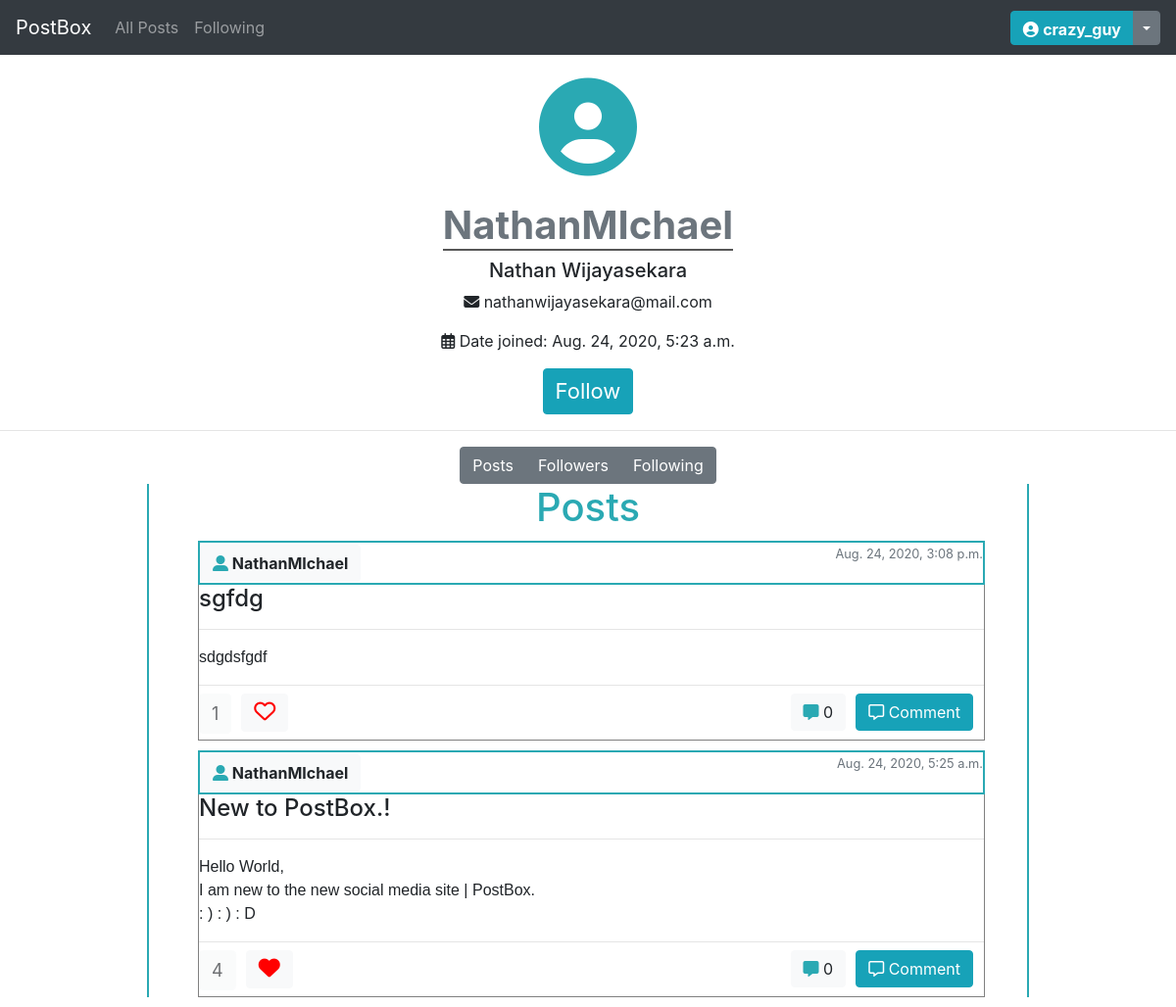
The page /user/NathanMIchael (signed in) on the database its author committed.
### network/models.py (models this page shows, shortened)
class User(AbstractUser):
    pass

class Post(models.Model):
    title = models.CharField(max_length=150)
    body = models.CharField(max_length=1000)
    user = models.ForeignKey(User, on_delete=models.CASCADE, related_name="post_user")
    time = models.DateTimeField(default=django.utils.timezone.now)
    class Meta:
        ordering = ['-time']

### network/views.py (the view)
# urls.py: path("user/<str:username>", views.user_profile, name="user_profile"),
def user_profile(request, username):
    if username == request.user.username:
        return HttpResponseRedirect(reverse('my_profile'))
    try:
        user = User.objects.get(username=username)
        try:
            follower = Follow.objects.get(following=user, follower=request.user)
        except Follow.DoesNotExist:
            follower = None
    except User.DoesNotExist:
        user = None
    user_likes = request.user.user_like.all()
    user_likes_posts = []
    for user_like in user_likes:
        user_likes_posts.append(user_like.post.id)
    return render(request, "network/user_profile.html", {
        "user_profile": user,
        "username": username,
        "follower": follower,
        "followings": user.followers.all(),
        "followers": user.following.all(),
        "user_likes": user_likes_posts
    })

### network/templates/network/user_profile.html (shortened to what this page needs)
{% extends "network/layout.html" %}
{% load static %}
{% block style %}
<link href="{% static 'network/profile.css' %}" rel="stylesheet">
{% endblock %}
{% block body %}
{% if user_profile == None %}
<h1>Oops on such user as "{{username}}"</h1>
{% else %}
<div id="user-icon"><i class='fas fa-user-circle'></i></div>
<h1 class="my_profile_title"><strong class="text-muted">{{user_profile.username}}</strong></h1>
<div class="user_info">
    <h5>{{user_profile.first_name}} {{user_profile.last_name}}</h5>
    <p><i class="fa fa-envelope"></i> {{user_profile.email}}</p>
    <p><i class="far fa-calendar-alt"></i> Date joined: {{user_profile.date_joined}}</p>
    {% if follower %}
    <button id="follow_button" data-user="{{user_profile}}" class="btn btn-info" style="font-size: 22px;">Unfollow</button>
    {% else %}
    <button id="follow_button" data-user="{{user_profile}}" class="btn btn-info" style="font-size: 22px;">Follow</button>
    {% endif %}
    <br>
    <hr>
    <div class="btn-group" role="group">
        <button type="button" class="toggle_button btn btn-secondary">Posts</button>
        <button type="button" class="toggle_button btn btn-secondary">Followers</button>
        <button type="button" class="toggle_button btn btn-secondary">Following</button>
    </div>
</div>
<div id="user_posts">
    <h1 style="color:#2aa9b3; text-align: center; margin-left: -50px;">Posts</h1>
    {% for post in user_profile.post_user.all %}
    <div id="{{post.id}}">
        <div class="user">
            <p><a class="btn btn-light" href="{% url 'user_profile' post.user %}"><i style="color: #2aa9b3"
                        class='fas fa-user-alt'></i> {{post.user}}</a></p>
            <small class="text-muted">
                <p>{{post.time}}</p>
            </small>
        </div>
        <div class="post_content">
            <div>
                <h4>{{post.title}}</h4>
                <hr>
                <pre rows="5" class="post">{{post.body}}</pre>
            </div>
            <hr>
            <div class="media_response">
                <button class="like_count btn btn-light" data-id="{{post.id}}"
                    disabled>{{post.post_like.count}}</button>
                {% if user.is_authenticated %}
                {% if post.id in user_likes %}
                <button data-id="{{post.id}}" class="like_button btn btn-light"><i style="color: red; font-size: 22px;"
                        class="fas fa-heart"></i></button>
                {% else %}
                <button data-id="{{post.id}}" class="like_button btn btn-light"><i style="color: red; font-size: 22px;"
                        class="far fa-heart"></i></button>
                {% endif %}
                {% else %}
                <button data-id="{{post.id}}" class="like_button btn btn-light" disabled><i
                        style="color: red; font-size: 22px;" class="far fa-heart"></i></button>
                {% endif %}
                {% if user.is_authenticated %}
                <button data-id="{{post.id}}" class="open_comment_form btn btn-info"><i class="far fa-comment-alt"></i>
                    Comment</button>
                {% else %}
                <button data-id="{{post.id}}" class="open_comment_form btn btn-info" disabled><i
                        class="far fa-comment-alt"></i> Comment</button>
                {% endif %}
                <button data-post_id="{{post.id}}" class="comment_view btn btn-light"><i style="color:#2aa9b3;"
                        class="fas fa-comment-alt"></i> {{post.post_comment.count}}</button>
            </div>
        </div>
    </div>
    {% empty %}
    <p>No Posts!</p>
    {% endfor %}
</div>
{% endif %}
{% endblock %}

### network/templates/network/layout.html (shortened to what this page needs)
{% load static %}
<!DOCTYPE html>
<html lang="en">
<head>
    {% block style %}{% endblock %}
    <link rel="stylesheet" href="https://stackpath.bootstrapcdn.com/bootstrap/4.5.2/css/bootstrap.min.css"
>
    <link href="{% static 'network/styles.css' %}" rel="stylesheet">
</head>
<body>
    <nav class="navbar navbar-expand-lg navbar-dark bg-dark sticky-top">
        <a class="navbar-brand" href="{% url 'index' %}">PostBox</a>
        <div class="collapse navbar-collapse" id="navbarSupportedContent">
            <ul class="navbar-nav mr-auto">
                <li class="nav-item">
                    <a class="nav-link" href="{% url 'index' %}">All Posts</a>
                </li>
                {% if user.is_authenticated %}
                <li class="nav-item">
                    <a class="nav-link" href="{% url 'following' %}">Following</a>
                </li>
                {% endif %}
            </ul>
            {% if user.is_authenticated %}
            <div class="btn-group">
                <a class="btn btn-info" href="{% url 'my_profile' %}" style="height: 35px;"><i
                    class='fas fa-user-circle'></i> <strong>{{ user.username }}</strong></a>
                <button style="height: 35px;" type="button" class="btn btn-secondary dropdown-toggle dropdown-toggle-split"
                    data-toggle="dropdown" aria-haspopup="true" aria-expanded="false">
                </button>
            </div>
            {% endif %}
        </div>
    </nav>
    <div class="body">
        {% block body %}
        {% endblock %}
    </div>
</body>
</html>

### network/static/network/profile.css (style rules this page uses)
.my_profile_title { width: max-content; margin-left: auto; margin-right: auto; border-bottom: 2px solid #575757; }
.user_info { text-align: center; }

### network/static/network/styles.css (style rules this page uses)
#user-icon { font-size: 100px; color: #2aa9b3; text-align: center; }
.post_content { border: 1px solid gray; border-top: none; width: 803px; margin-bottom: 10px; }
.post { width: 800px; border: none; max-height: 250px; white-space: pre-wrap; overflow: auto; }
.user { border: 2px solid #2aa9b3; width: 803px; height: 45px; margin-top: 10px; vertical-align: center; }
.user p { display: inline-block; margin-top: 2px; }
.user p a { font-weight: bold; }
.user small { float: right; }
pre { font-family: Arial, Helvetica, sans-serif; font-size: 16px; }
.media_response { width: 800px; height: 45px; margin-top: -8px; margin-bottom: 2px; }
.like_button, .like_count { float: left !important; }
.like_count { font-size: 18px; background-color: white; }
.media_response button { float: right; margin-right: 10px; }
#user_posts { margin: auto; width:900px; padding-left:50px; border: 2px solid #2aa9b3; border-top: none; border-bottom:none; }

### rows shown on the page
User: username "crazy_guy"
User: username "NathanMIchael", first_name "Nathan", last_name "Wijayasekara", email "nathanwijayasekara@mail.com", date_joined "Aug. 24, 2020, 5:23 a.m."
Post: user "NathanMIchael", time "Aug. 24, 2020, 3:08 p.m.", title "sgfdg", body "sdgdsfgdf", post_like.count "1", post_comment.count "0"
Post: user "NathanMIchael", time "Aug. 24, 2020, 5:25 a.m.", title "New to PostBox.!", body "Hello World, I am new to the new social media site | PostBox. : ) : ) : D", post_like.count "4", post_comment.count "0"
